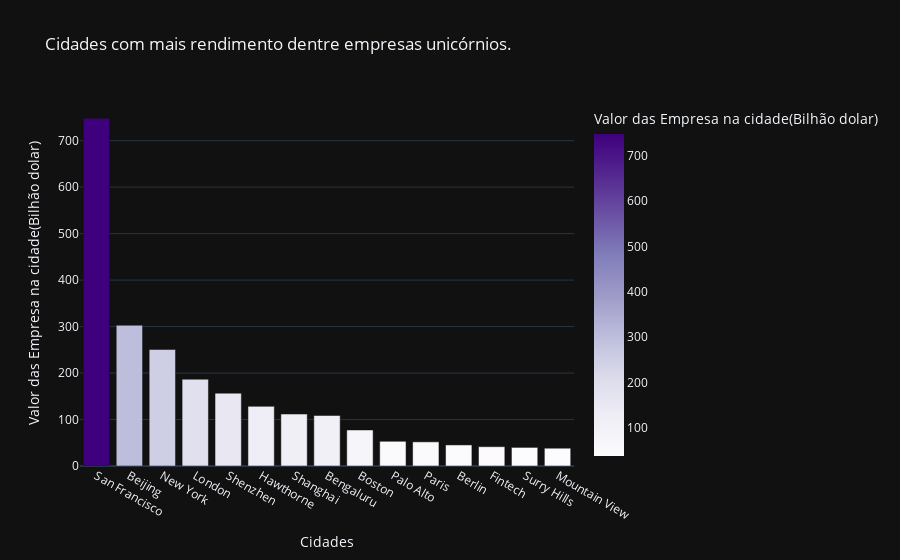

Source (notebook cell):
### Code cell
fig = px.bar(df_cidade.head(15), 
x ='Cidade', 
y = 'Valor(dolar)',
color= 'Valor(dolar)',
labels={'Valor(dolar)':'Valor das Empresa na cidade(Bilhão dolar)', 
'Cidade' : 'Cidades'},
title='Cidades com mais rendimento dentre empresas unicórnios.',
color_continuous_scale= px.colors.sequential.Purples)


fig.update_layout(
    template= 'plotly_dark'
)

fig.show()

### Figure 1 — Plotly figure (JSON) as saved in the notebook; plotly's stock layout.template omitted (floating-point values rounded to 4 significant figures)
{"data": [{"alignmentgroup": "True", "hovertemplate": "Cidades=%{x}<br>Valor das Empresa na cidade(Bilhão dolar)=%{marker.color}<extra></extra>", "legendgroup": "", "marker": {"color": [748.1, 302.9, 250.7, 186.8, 156.8, 128.3, 111.8, 108.7, 77.54, 53.17, 51.94, 45.29, 41.55, 40, 38.27], "coloraxis": "coloraxis", "pattern": {"shape": ""}}, "name": "", "offsetgroup": "", "orientation": "v", "showlegend": false, "textposition": "auto", "type": "bar", "x": ["San Francisco", "Beijing", "New York", "London", "Shenzhen", "Hawthorne", "Shanghai", "Bengaluru", "Boston", "Palo Alto", "Paris", "Berlin", "Fintech", "Surry Hills", "Mountain View"], "xaxis": "x", "y": [748.1, 302.9, 250.7, 186.8, 156.8, 128.3, 111.8, 108.7, 77.54, 53.17, 51.94, 45.29, 41.55, 40, 38.27], "yaxis": "y"}], "layout": {"barmode": "relative", "coloraxis": {"colorbar": {"title": {"text": "Valor das Empresa na cidade(Bilhão dolar)"}}, "colorscale": [[0, "rgb(252,251,253)"], [0.125, "rgb(239,237,245)"], [0.25, "rgb(218,218,235)"], [0.375, "rgb(188,189,220)"], [0.5, "rgb(158,154,200)"], [0.625, "rgb(128,125,186)"], [0.75, "rgb(106,81,163)"], [0.875, "rgb(84,39,143)"], [1, "rgb(63,0,125)"]]}, "legend": {"tracegroupgap": 0}, "title": {"text": "Cidades com mais rendimento dentre empresas unicórnios."}, "xaxis": {"anchor": "y", "domain": [0, 1], "title": {"text": "Cidades"}}, "yaxis": {"anchor": "x", "domain": [0, 1], "title": {"text": "Valor das Empresa na cidade(Bilhão dolar)"}}}}
